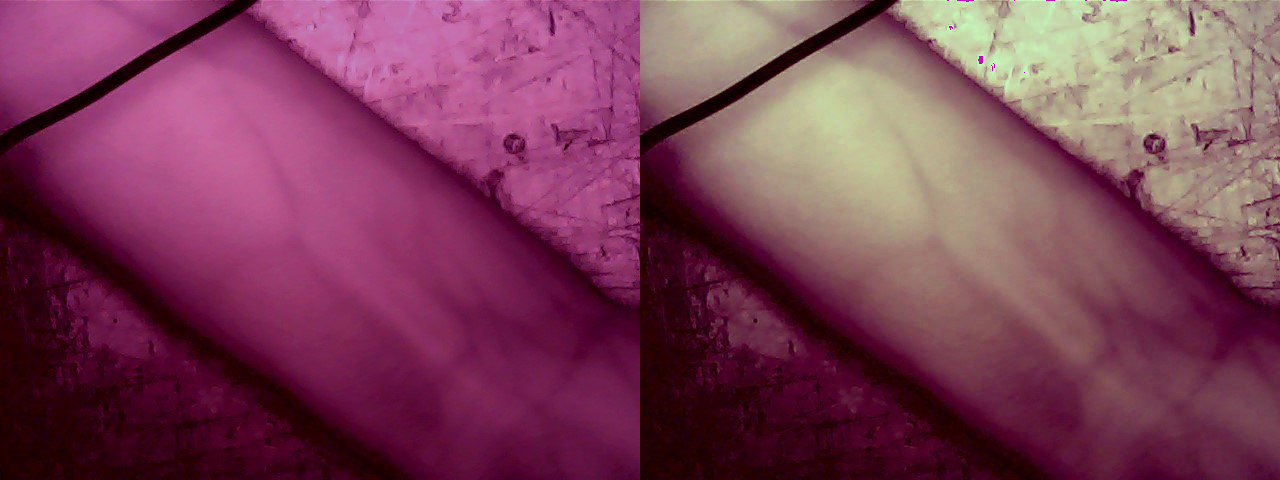
#> input picture vein2green.png, 1280 x 480 px
$ python veinDetectionA1.py
#> lines starting #> are read from the running program, lines starting #| are printed output that depends on the picture; after the words box and inside, x2 and y2 are one past the last pixel; in counts of white or black regions, pixels touching at a corner belong together
# -*- coding: utf-8 -*-
"""
Created on Sat Feb 17 22:18:54 2018

@author: user
"""
import cv2
import numpy as np
from matplotlib import pyplot as plt

img = cv2.imread('vein2green.png',0)
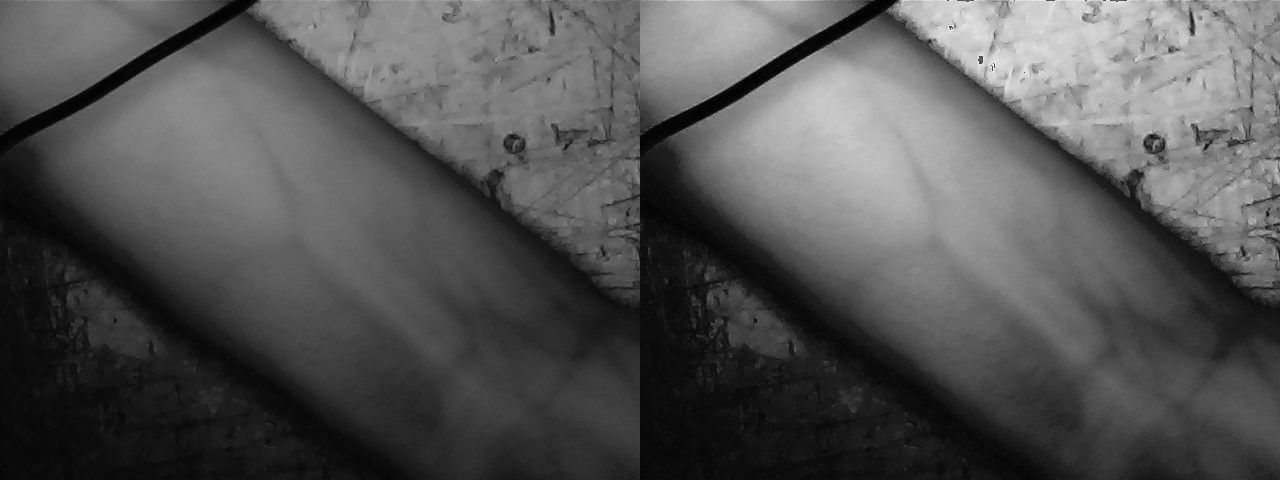
#> img: shape (480, 1280); min 1, max 233, mean 83.7
edges = cv2.Canny(img,25,50)
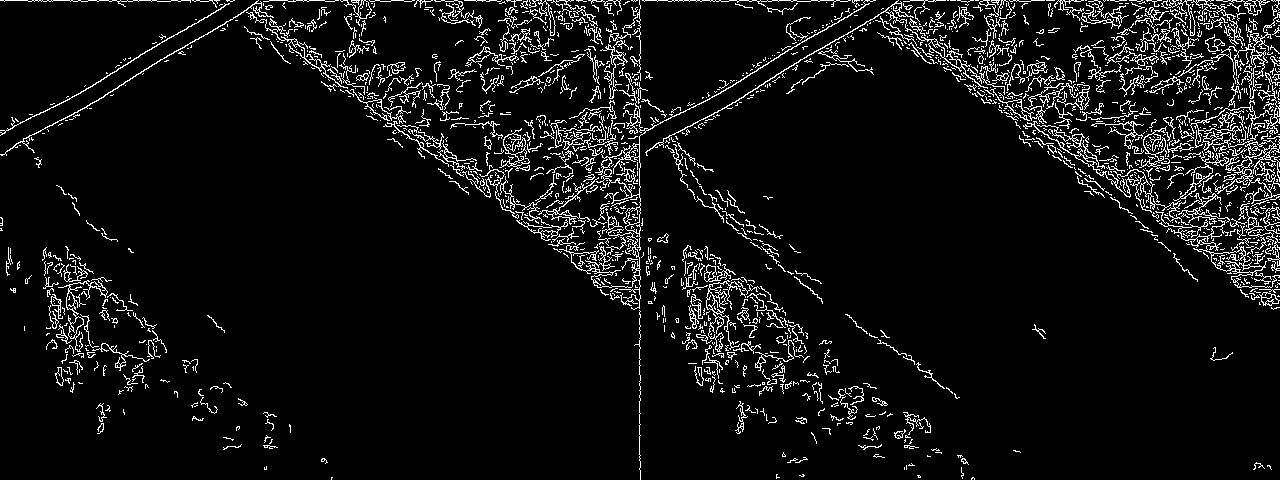
#> edges: shape (480, 1280); 6.7% white in thin lines or dots

plt.subplot(121),plt.imshow(img,cmap = 'gray')
plt.title('Original Image'), plt.xticks([]), plt.yticks([])
plt.subplot(122),plt.imshow(edges,cmap = 'gray')
plt.title('Edge Image'), plt.xticks([]), plt.yticks([])

plt.show()
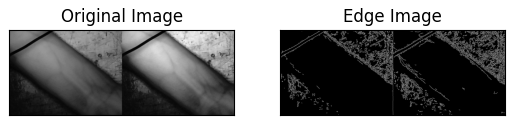
#> figure drawn by matplotlib, 2 panels

$ run again, with myVein2blue.png copied over vein2green.png
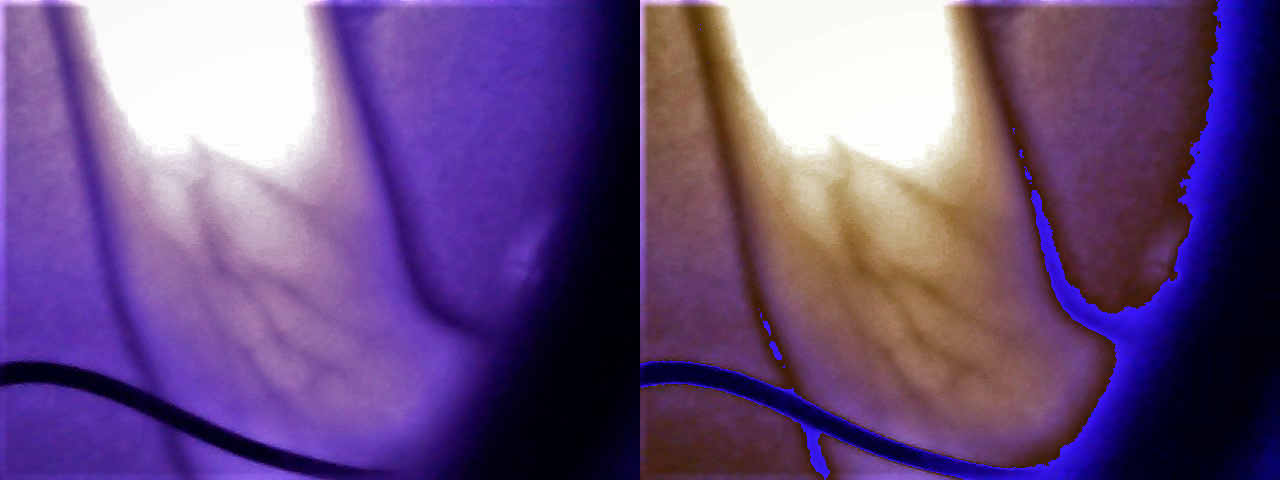
#> input picture myVein2blue.png, 1280 x 480 px
#> `edges = cv2.Canny(img,25,50)`:
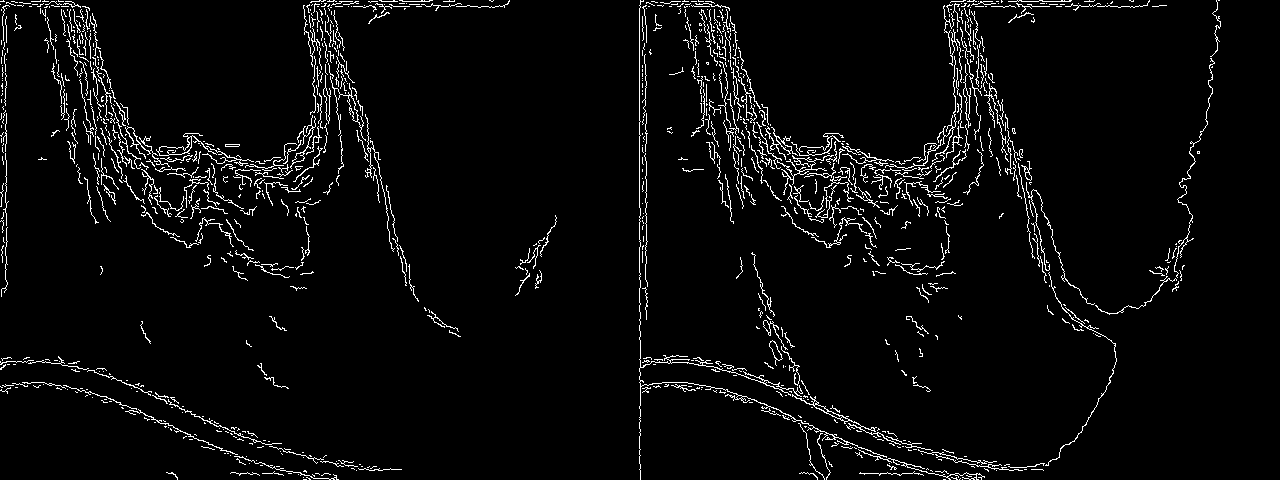
#> edges: shape (480, 1280); 4% white in thin lines or dots
#> `plt.show()`:
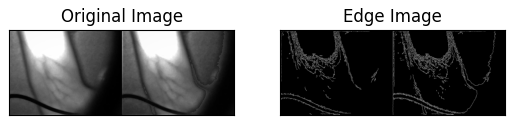
#> figure drawn by matplotlib, 2 panels

$ run again, with eugeneVein.jpg saved as vein2green.png
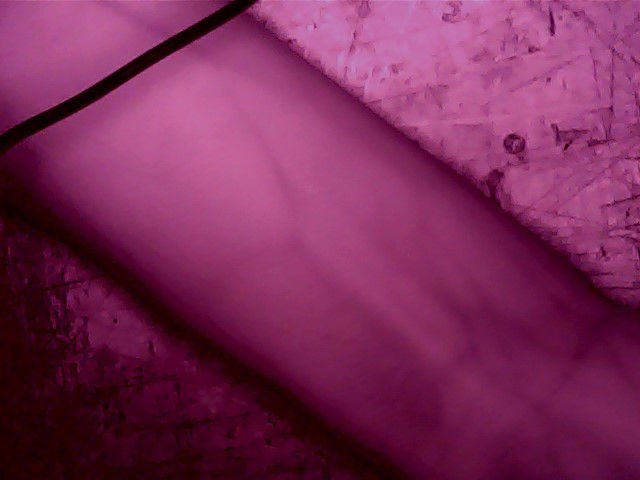
#> input picture eugeneVein.jpg, 640 x 480 px
#> `edges = cv2.Canny(img,25,50)`:
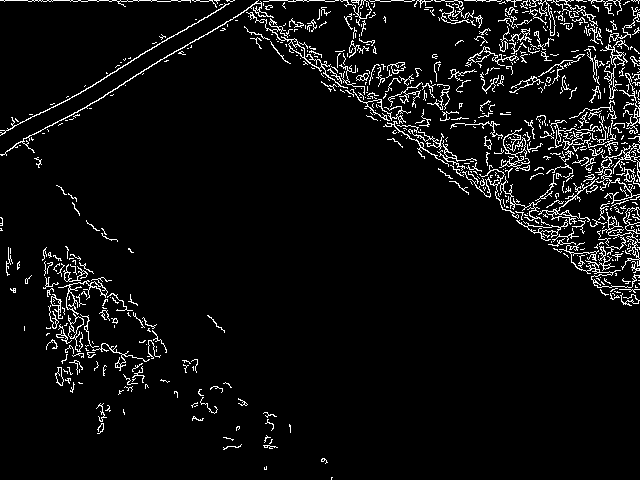
#> edges: shape (480, 640); 5.4% white in thin lines or dots
#> `plt.show()`:
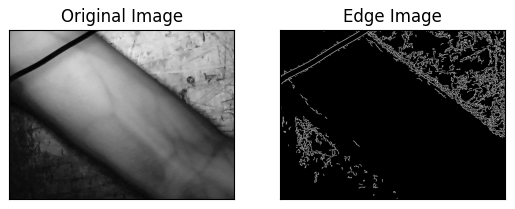
#> figure drawn by matplotlib, 2 panels

$ run again, with myVein.JPG saved as vein2green.png
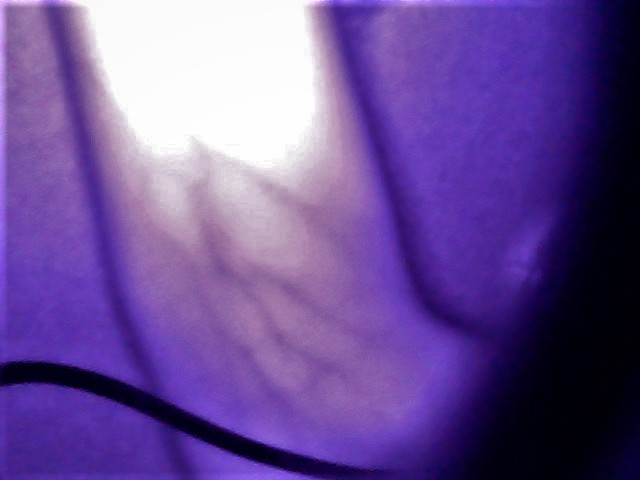
#> input picture myVein.JPG, 640 x 480 px
#> `edges = cv2.Canny(img,25,50)`:
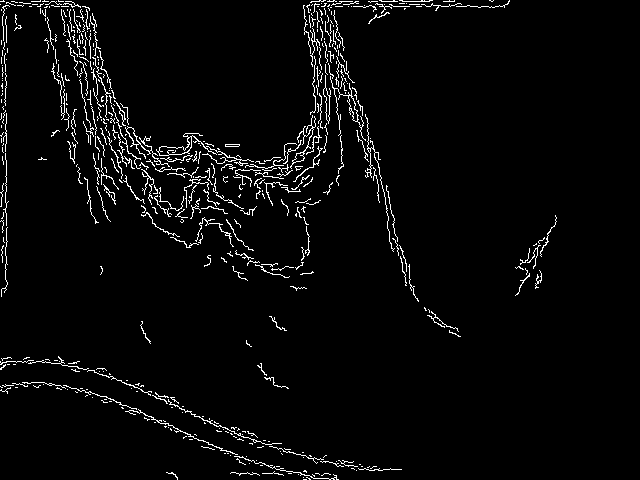
#> edges: shape (480, 640); 3.4% white in thin lines or dots, all inside (x1, y1, x2, y2) = (0, 0, 557, 480)
#> `plt.show()`:
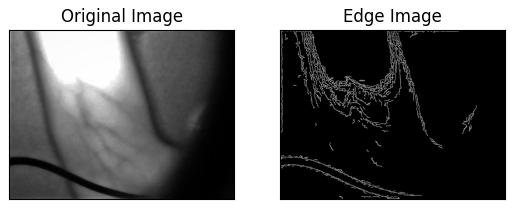
#> figure drawn by matplotlib, 2 panels
